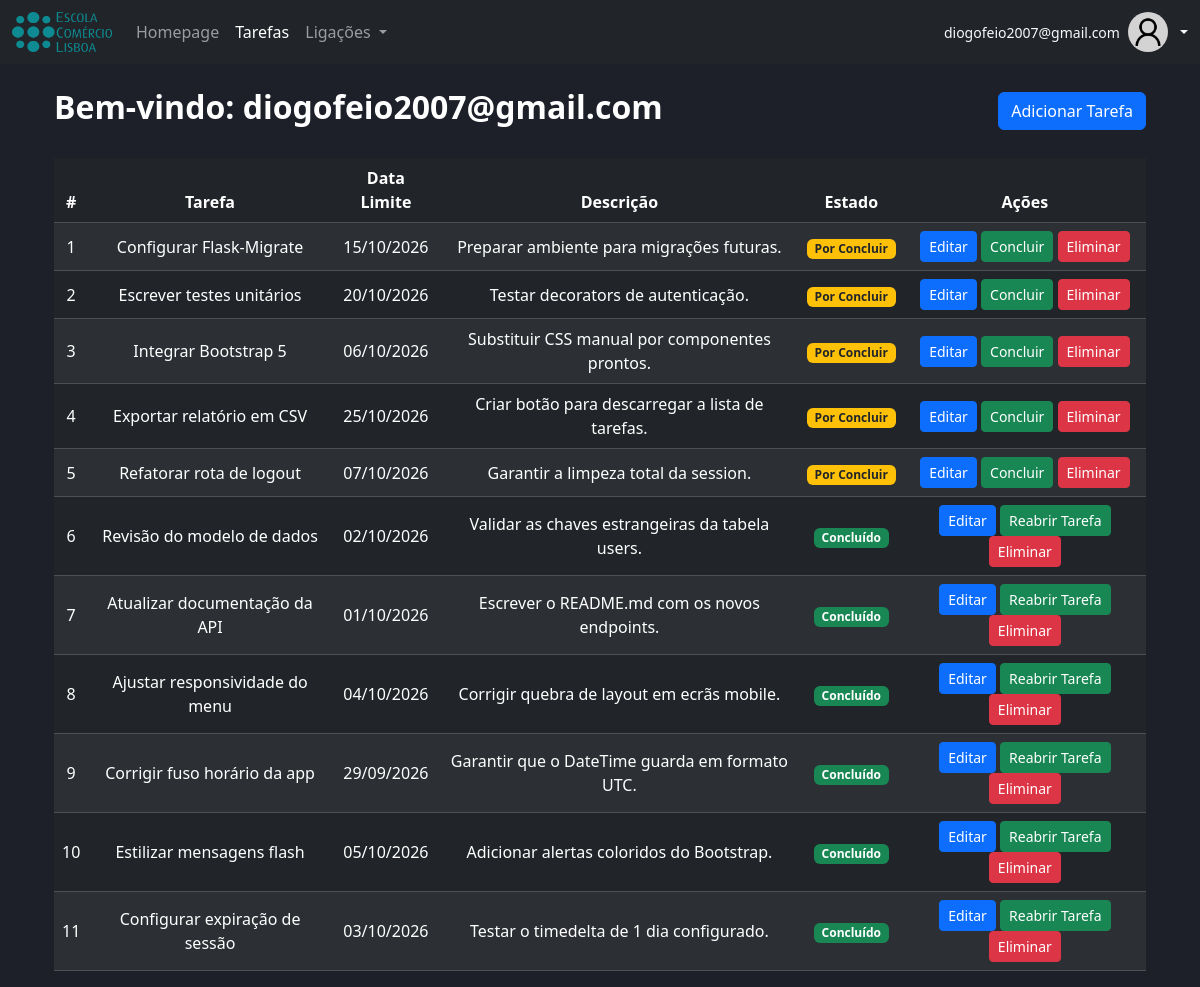
The app's page /tarefas/diogofeio2007@gmail.com (signed in) with its own data.
### main.py (models this page shows, shortened)
class Users(db.Model):
    __tablename__ = 'users'
    id = db.Column(db.Integer, primary_key=True, autoincrement=True)
    nome = db.Column(db.String(100), nullable=False)
    email = db.Column(db.String(100), nullable=False, unique=True)
    password = db.Column(db.String(255), nullable=False)
    cargo = db.Column(db.Integer, db.ForeignKey('cargos.id'), nullable=False)

class Tarefas(db.Model):
    __tablename__ = 'tarefas'
    id = db.Column(db.Integer, primary_key=True, autoincrement=True)
    tarefa = db.Column(db.String(100), nullable=False)
    dataLimite = db.Column(db.DateTime)
    descricao = db.Column(db.String(255))
    estado = db.Column(db.Boolean, default=False)
    idUtilizador = db.Column(db.Integer, db.ForeignKey('users.id'), nullable=False)

### main.py (the view, shortened to what this page needs)
@app.route('/tarefas/<email>', methods=['GET', 'POST'])
def tarefas(email):
    if "user" not in session:
        flash("Tem de efetuar o login.")
        return redirect(url_for('login'))
    if session["user"] != email:
        flash("Acesso não autorizado.")
        return redirect(url_for('tarefas', email=session["user"]))
    utilizador = Users.query.filter_by(email=email).first_or_404()
    lista_tarefas = Tarefas.query.filter_by(idUtilizador=utilizador.id).order_by(Tarefas.estado.asc()).all()
    return render_template('tarefas.html', email=utilizador.email, tarefas=lista_tarefas)

### templates/tarefas.html (shortened to what this page needs)
{% extends "base.html" %}
{% block content %}
    <div class="container mt-4">
        <div class="d-flex justify-content-between align-items-center mb-4">
            <h2>Bem-vindo: {{ email }}</h2>
            <button class="btn btn-primary" type="button" data-bs-toggle="modal" data-bs-target="#AdicionarTarefa">
                Adicionar Tarefa
            </button>
        </div>
        <table class="table table-dark table-striped mt-3 align-middle">
            <thead>
                <tr>
                    <th scope="col">#</th>
                    <th scope="col">Tarefa</th>
                    <th scope="col">Data Limite</th>
                    <th scope="col">Descrição</th>
                    <th scope="col">Estado</th>
                    <th>Ações</th>
                </tr>
            </thead>
            <tbody>
    {% for t in tarefas %}
    <tr>
        <td>{{ loop.index }}</td>
        <td>{{ t.tarefa }}</td>
        <td>
            {% if t.dataLimite and t.dataLimite.strftime %}
                {{ t.dataLimite.strftime('%d/%m/%Y') }}
            {% else %}
                <span class="text-muted"></span>
            {% endif %}
        </td>
        <td>{{ t.descricao or '' }}</td>
        <td>
            {% if t.estado %}
                <span class="badge bg-success">Concluído</span>
            {% else %}
                <span class="badge bg-warning text-dark">Por Concluir</span>
            {% endif %}
        </td>
        <td>
            <button class="btn btn-sm btn-primary" data-bs-toggle="modal" data-bs-target="#modalEditar{{ t.id }}">
                Editar
            </button>
            <a href="{{ url_for('concluir_tarefa', id=t.id) }}" class="btn btn-sm btn-success">
                {% if t.estado %}Reabrir Tarefa{% else %}Concluir{% endif %}
            </a>
            <button class="btn btn-sm btn-danger" data-bs-toggle="modal" data-bs-target="#modalEliminar{{ t.id }}">
                Eliminar
            </button>
        </td>
    </tr>
    {% else %}
    <tr>
        <td colspan="6" class="text-center text-muted">Nenhuma tarefa encontrada.</td>
    </tr>
    {% endfor %}
</tbody>
        </table>
    </div>
{% endblock %}

### templates/base.html (shortened to what this page needs)
<!DOCTYPE html>
<html lang="pt">
<head>
    <link href="https://cdn.jsdelivr.net/npm/bootstrap@5.3.3/dist/css/bootstrap.min.css" rel="stylesheet">
    <link rel="stylesheet" type="text/css" href="{{ url_for('static', filename='style.css') }}">
</head>
<body>
    <nav class="navbar navbar-expand-lg bg-dark" data-bs-theme="dark">
        <div class="container-fluid">
            <a href="https://escolacomerciolisboa.pt/">
                <img class="me-3 my-1" src="{{ url_for('static', filename='logoEcl.png') }}" alt="Logo Escola de Comercio de Lisboa" height="40">
            </a>
            <div class="collapse navbar-collapse" id="navbarSupportedContent">
                <ul class="navbar-nav me-auto mb-2 mb-lg-0">
                    <li class="nav-item">
                        <a class="nav-link {% if request.endpoint == 'index' %}active{% endif %}" href="{{ url_for('index') }}">Homepage</a>
                    </li>
                    <li class="nav-item">
                        {% if session.get('user') %}
                            <a class="nav-link {% if request.endpoint == 'tarefas' %}active{% endif %}" href="{{ url_for('tarefas', email=session.get('user')) }}">Tarefas</a>
                        {% else %}
                            <a class="nav-link" href="{{ url_for('login') }}">Tarefas</a>
                        {% endif %}
                    </li>
                    <li class="nav-item dropdown">
                        <a class="nav-link dropdown-toggle" href="#" id="navbarDropdown" role="button" data-bs-toggle="dropdown" aria-expanded="false">
                            Ligações
                        </a>
                    </li>
                </ul>
                <ul class="navbar-nav d-flex align-items-center">
                    <li class="nav-item dropdown">
                        <a class="nav-link dropdown-toggle d-flex align-items-center text-light gap-2 p-0" href="#" id="UserDropdown" role="button" data-bs-toggle="dropdown" aria-expanded="false">
                            {% if session.get('user') %}
                                <span class="small">{{ session.get('user') }}</span>
                            {% endif %}
                            <img class="rounded-pill" src="{{ url_for('static', filename='userlogo.png') }}" style="width: 40px; height: 40px; background-color: lightgrey; object-fit: cover;" alt="User Logo">
                        </a>
                    </li>
                </ul>
            </div>
        </div>
    </nav>
    <div class="container mt-4">
        {% block content %}
        {% endblock %}
    </div>
</body>
</html>

### static/style.css (style rules this page uses)
body { font-family: 'Segoe UI', Roboto, Helvetica, Arial, sans-serif; background-color: #1e2029; color: #e0e6ed; text-align: center; }
h1, h2, h3, h4 { color: #ffffff; font-weight: 600; text-align: center; }
img { width: 100px; }

### records on screen
Users: get "diogofeio2007@gmail.com", email "diogofeio2007@gmail.com"
Tarefas: tarefa "Configurar Flask-Migrate", dataLimite "15/10/2026", descricao "Preparar ambiente para migrações futuras.", estado "Por Concluir"
Tarefas: tarefa "Escrever testes unitários", dataLimite "20/10/2026", descricao "Testar decorators de autenticação.", estado "Por Concluir"
Tarefas: tarefa "Integrar Bootstrap 5", dataLimite "06/10/2026", descricao "Substituir CSS manual por componentes prontos.", estado "Por Concluir"
Tarefas: tarefa "Exportar relatório em CSV", dataLimite "25/10/2026", descricao "Criar botão para descarregar a lista de tarefas.", estado "Por Concluir"
Tarefas: tarefa "Refatorar rota de logout", dataLimite "07/10/2026", descricao "Garantir a limpeza total da session.", estado "Por Concluir"
Tarefas: tarefa "Revisão do modelo de dados", dataLimite "02/10/2026", descricao "Validar as chaves estrangeiras da tabela users.", estado "Concluído"
Tarefas: tarefa "Atualizar documentação da API", dataLimite "01/10/2026", descricao "Escrever o README.md com os novos endpoints.", estado "Concluído"
Tarefas: tarefa "Ajustar responsividade do menu", dataLimite "04/10/2026", descricao "Corrigir quebra de layout em ecrãs mobile.", estado "Concluído"
Tarefas: tarefa "Corrigir fuso horário da app", dataLimite "29/09/2026", descricao "Garantir que o DateTime guarda em formato UTC.", estado "Concluído"
Tarefas: tarefa "Estilizar mensagens flash", dataLimite "05/10/2026", descricao "Adicionar alertas coloridos do Bootstrap.", estado "Concluído"
Tarefas: tarefa "Configurar expiração de sessão", dataLimite "03/10/2026", descricao "Testar o timedelta de 1 dia configurado.", estado "Concluído"
